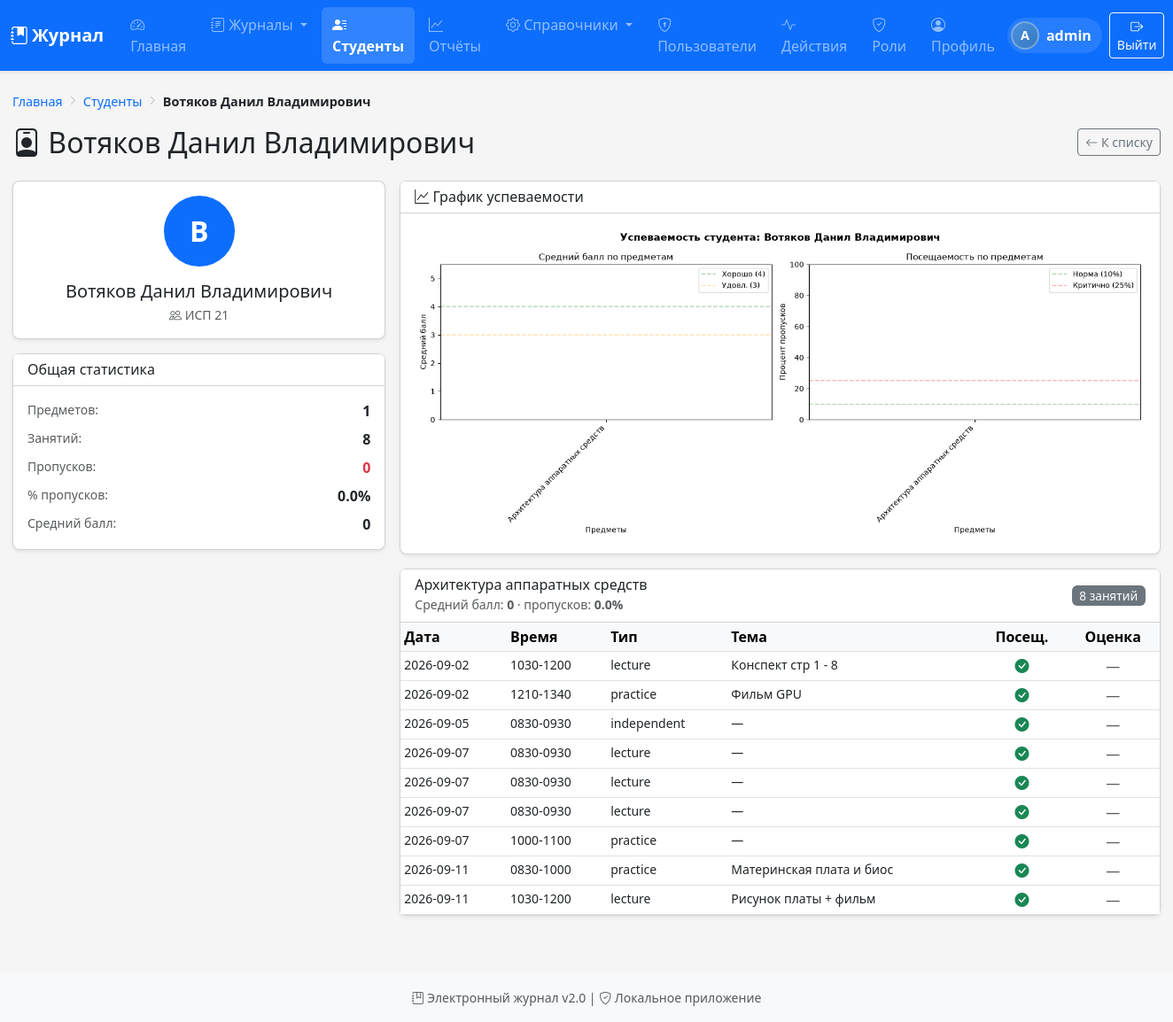
The app's page /student/1 (signed in) with its own data.
### tables this page shows
CREATE TABLE students (
            id INTEGER PRIMARY KEY AUTOINCREMENT,
            group_id INTEGER NOT NULL,
            full_name TEXT NOT NULL,
            FOREIGN KEY (group_id) REFERENCES groups(id) ON DELETE CASCADE
        );

CREATE TABLE groups (
            id INTEGER PRIMARY KEY AUTOINCREMENT,
            name TEXT UNIQUE NOT NULL
        , code TEXT, academic_year_id INTEGER);

CREATE TABLE group_subjects (
            id INTEGER PRIMARY KEY AUTOINCREMENT,
            group_id INTEGER NOT NULL,
            subject_id INTEGER NOT NULL,
            FOREIGN KEY (group_id) REFERENCES groups(id) ON DELETE CASCADE,
            FOREIGN KEY (subject_id) REFERENCES subjects(id) ON DELETE CASCADE,
            UNIQUE(group_id, subject_id)
        );

CREATE TABLE subjects (
            id INTEGER PRIMARY KEY AUTOINCREMENT,
            name TEXT NOT NULL
        );

CREATE TABLE journal_1 (
                    id INTEGER PRIMARY KEY AUTOINCREMENT,
                    student_id INTEGER NOT NULL,
                    date TEXT NOT NULL,
                    time_interval TEXT DEFAULT '',
                    semester INTEGER NOT NULL DEFAULT 1,
                    topic TEXT,
                    type TEXT DEFAULT 'lecture',
                    attendance TEXT DEFAULT 'present',
                    grade TEXT,
                    comment TEXT,
                    FOREIGN KEY (student_id) REFERENCES students(id) ON DELETE CASCADE
                );

### routes.py (the view)
@main_bp.route('/student/<int:sid>')
@login_required
def student_card(sid):
    student = Student.get_by_id(sid)
    if not student:
        flash('Студент не найден', 'danger')
        return redirect(url_for('main.students'))
    group = Group.get_by_id(student['group_id'])
    conn = get_db()
    pairs = conn.execute(
        "SELECT gs.*, s.name as subject_name FROM group_subjects gs JOIN subjects s ON gs.subject_id=s.id WHERE gs.group_id=? ORDER BY s.name",
        (student['group_id'],)
    ).fetchall()
    conn.close()
    subjects_stats = []
    total_absences = 0
    total_lessons = 0
    total_attendances = 0
    total_grades = []
    for pair in pairs:
        stats = JournalManager.get_student_stats(pair['id'], sid)
        if stats:
            semesters = GroupSubject.get_semesters(pair['id'])
            semester_grades = {}
            for sem in semesters:
                grade = SemesterGrade.get_student_grade(sid, pair['id'], sem)
                if grade:
                    semester_grades[sem] = grade
            subjects_stats.append({
                'subject_name': pair['subject_name'],
                'gs_id': pair['id'],
                'total_lessons': stats['total_lessons'],
                'absences': stats['absences'],
                'attendances': stats['attendances'],
                'avg_grade': stats['avg_grade'],
                'grades_list': stats['grades_list'],
                'absence_percent': stats['absence_percent'],
                'semester_grades': semester_grades
            })
            total_absences += stats['absences']
            total_lessons += stats['total_lessons']
            total_attendances += stats['attendances']
            if stats['avg_grade'] > 0:
                total_grades.append(stats['avg_grade'])
    overall = {
        'total_subjects': len(subjects_stats),
        'total_lessons': total_lessons,
        'total_absences': total_absences,
        'total_attendances': total_attendances,
        'overall_absence_percent': round(
            (total_absences / (total_absences + total_attendances) * 100) if (
                                                                                         total_absences + total_attendances) > 0 else 0,
            1
        ),
        'overall_avg_grade': round(sum(total_grades) / len(total_grades), 2) if total_grades else 0
    }
    cf = f'student_{sid}_chart.png'
    cp = os.path.join(Config.STATIC_FOLDER, 'charts', cf)
    os.makedirs(os.path.dirname(cp), exist_ok=True)
    if subjects_stats:
        generate_student_chart(student['full_name'], subjects_stats, cp)
    return render_template('student_card.html', student=student, group=group,
                           subjects_stats=subjects_stats, overall_stats=overall,
                           chart_filename=f'charts/{cf}' if subjects_stats else None)

### journal_manager.py (called while the page is built)
    @staticmethod
    def get_table_name(gs_id):
        return f"journal_{gs_id}"

### models.py (called while the page is built)
def get_db():
    conn = sqlite3.connect(Config.DATABASE)
    conn.row_factory = sqlite3.Row
    conn.execute("PRAGMA foreign_keys = ON")
    return conn

    @staticmethod
    def get_by_id(gid):
        conn = get_db()
        group = conn.execute("SELECT * FROM groups WHERE id = ?", (gid,)).fetchone()
        conn.close()
        return group

    @staticmethod
    def get_by_id(sid):
        conn = get_db()
        student = conn.execute("SELECT * FROM students WHERE id = ?", (sid,)).fetchone()
        conn.close()
        return student

    @staticmethod
    def get_semesters(gsid):
        conn = get_db()
        semesters = conn.execute(
            "SELECT DISTINCT semester FROM group_subject_hours WHERE group_subject_id=? ORDER BY semester",
            (gsid,)
        ).fetchall()
        conn.close()
        return [s['semester'] for s in semesters]

    @staticmethod
    def get_student_grade(student_id, gsid, semester):
        conn = get_db()
        grade = conn.execute(
            "SELECT * FROM student_semester_grades WHERE student_id=? AND group_subject_id=? AND semester=?",
            (student_id, gsid, semester)
        ).fetchone()
        conn.close()
        return grade['grade'] if grade else None

    @staticmethod
    def get_permissions_for_user_via_positions(uid):
        conn = get_db()
        rows = conn.execute('''
            SELECT DISTINCT p.code
            FROM user_positions up
            JOIN position_permissions pp ON pp.position_id = up.position_id
            JOIN permissions p ON p.id = pp.permission_id
            WHERE up.user_id = ?
        ''', (uid,)).fetchall()
        conn.close()
        return [r['code'] for r in rows]

    @staticmethod
    def get_personal_permissions(uid):
        conn = get_db()
        permissions = conn.execute('''
            SELECT p.code FROM permissions p
            JOIN user_permissions up ON p.id=up.permission_id
            WHERE up.user_id=?
        ''', (uid,)).fetchall()
        conn.close()
        return [p['code'] for p in permissions]

    @staticmethod
    def get_user_permissions(uid):
        personal = set(Permission.get_personal_permissions(uid))
        from_roles = set(PositionPermission.get_permissions_for_user_via_positions(uid))
        return sorted(personal | from_roles)

### templates/student_card.html (shortened to what this page needs)
{% extends "base.html" %}
{% from "_breadcrumbs.html" import breadcrumbs %}
{% block breadcrumbs %}
    {{ breadcrumbs([
        ('Главная', url_for('main.dashboard')),
        ('Студенты', url_for('main.students')),
        (student.full_name, None),
    ]) }}
{% endblock %}
{% block content %}
<div class="d-flex flex-wrap justify-content-between align-items-center mb-4 gap-2">
    <h2 class="mb-0">
        <i class="bi bi-person-badge"></i>
        {{ student.full_name }}
    </h2>
    <a href="{{ url_for('main.students') }}" class="btn btn-outline-secondary btn-sm">
        <i class="bi bi-arrow-left"></i> К списку
    </a>
</div>
<div class="row g-3">
    <div class="col-12 col-md-6 col-lg-4">
        <div class="card shadow-sm mb-3">
            <div class="card-body text-center">
                <div class="rounded-circle bg-primary text-white d-inline-flex align-items-center justify-content-center mb-3"
                     style="width:80px; height:80px; font-size:2rem; font-weight:700;">
                    {{ student.full_name[0]|upper }}
                </div>
                <h5 class="mb-1">{{ student.full_name }}</h5>
                <div class="text-muted small">
                    <i class="bi bi-people"></i> {{ group.name }}
                </div>
            </div>
        </div>
        {% if overall_stats %}
        <div class="card shadow-sm">
            <div class="card-header bg-white">
                <h6 class="mb-0">Общая статистика</h6>
            </div>
            <div class="card-body">
                <div class="d-flex justify-content-between mb-2">
                    <span class="text-muted small">Предметов:</span>
                    <strong>{{ overall_stats.total_subjects }}</strong>
                </div>
                <div class="d-flex justify-content-between mb-2">
                    <span class="text-muted small">Занятий:</span>
                    <strong>{{ overall_stats.total_lessons }}</strong>
                </div>
                <div class="d-flex justify-content-between mb-2">
                    <span class="text-muted small">Пропусков:</span>
                    <strong class="text-danger">{{ overall_stats.total_absences }}</strong>
                </div>
                <div class="d-flex justify-content-between mb-2">
                    <span class="text-muted small">% пропусков:</span>
                    <strong>{{ overall_stats.overall_absence_percent }}%</strong>
                </div>
                <div class="d-flex justify-content-between">
                    <span class="text-muted small">Средний балл:</span>
                    <strong>{{ overall_stats.overall_avg_grade }}</strong>
                </div>
            </div>
        </div>
        {% endif %}
    </div>
    <div class="col-12 col-md-6 col-lg-8">
        {% if chart_filename %}
        <div class="card shadow-sm mb-3">
            <div class="card-header bg-white">
                <h6 class="mb-0">
                    <i class="bi bi-graph-up"></i> График успеваемости
                </h6>
            </div>
            <div class="card-body text-center">
                <img src="{{ url_for('static', filename=chart_filename) }}"
                     class="img-fluid" alt="График">
            </div>
        </div>
        {% endif %}
        {% for subject in subjects_stats %}
        <div class="card shadow-sm mb-3">
            <div class="card-header bg-white d-flex justify-content-between align-items-center flex-wrap gap-2">
                <div>
                    <h6 class="mb-0">{{ subject.subject_name }}</h6>
                    <small class="text-muted">
                        Средний балл: <strong>{{ subject.avg_grade }}</strong>
                        &middot; пропусков: <strong>{{ subject.absence_percent }}%</strong>
                    </small>
                </div>
                <span class="badge bg-secondary">{{ subject.total_lessons }} занятий</span>
            </div>
            <div class="table-responsive">
                <table class="table table-sm mb-0">
                    <thead class="table-light">
                        <tr>
                            <th>Дата</th>
                            <th>Время</th>
                            <th>Тип</th>
                            <th>Тема</th>
                            <th class="text-center">Посещ.</th>
                            <th class="text-center">Оценка</th>
                        </tr>
                    </thead>
                    <tbody>
                    {% for g in subject.grades_list %}
                        <tr>
                            <td class="small">{{ g.date }}</td>
                            <td class="small">{{ g.time_interval }}</td>
                            <td class="small">{{ g.type }}</td>
                            <td class="small">{{ g.topic or '—' }}</td>
                            <td class="text-center">
                                {% if g.attendance == 'present' %}
                                    <i class="bi bi-check-circle-fill text-success"></i>
                                {% else %}
                                    <i class="bi bi-x-circle-fill text-danger"></i>
                                {% endif %}
                            </td>
                            <td class="text-center">
                                {% if g.grade %}
                                    <span class="badge bg-primary">{{ g.grade }}</span>
                                {% else %}
                                    <span class="text-muted">—</span>
                                {% endif %}
                            </td>
                        </tr>
                    {% endfor %}
                    </tbody>
                </table>
            </div>
        </div>
        {% endfor %}
    </div>
</div>
{% endblock %}

### templates/_breadcrumbs.html
{% macro breadcrumbs(items) %}
    <ol class="breadcrumbs">
        {% for label, url in items %}
            {% if url %}
                <li><a href="{{ url }}">{{ label }}</a></li>
            {% else %}
                <li><span class="current">{{ label }}</span></li>
            {% endif %}
        {% endfor %}
    </ol>
{% endmacro %}

### static/style.css (style rules this page uses)
body { background-color: #f5f5f5; min-height: 100vh; display: flex; flex-direction: column; }
.badge { font-size: 0.85rem; font-weight: 500; }
.btn { transition: all 0.15s ease; }
.card { border-radius: 8px; transition: transform 0.15s, box-shadow 0.15s; }
.card.shadow-sm { box-shadow: 0 0.125rem 0.25rem rgba(0, 0, 0, 0.075) !important; }

### templates/base.html (style rules this page uses)
.breadcrumbs { display: flex; flex-wrap: wrap; align-items: center; gap: 6px; padding: 0; margin: 0 0 16px 0; list-style: none; font-size: 0.9rem; color: #6c757d; }
.breadcrumbs li { display: inline-flex; align-items: center; gap: 6px; }
.breadcrumbs li + li::before { content: "\F285"; font-family: "bootstrap-icons"; font-size: 0.7rem; color: #adb5bd; }
.breadcrumbs a { color: #0d6efd; text-decoration: none; transition: color 0.15s; }
.breadcrumbs .current { color: #212529; font-weight: 600; }
html { scroll-behavior: smooth; }
body { min-height: 100vh; display: flex; flex-direction: column; }

### records on screen
students: full_name "Вотяков Данил Владимирович", full_name "В"
groups: name "ИСП 21"
group_subjects: subject_name "Архитектура аппаратных средств", avg_grade "0", absence_percent "0.0", total_lessons "8"
journal_1: date "2026-09-02", time_interval "1030-1200", type "lecture", topic "Конспект стр 1 - 8", attendance "present" (drawn)
journal_1: date "2026-09-02", time_interval "1210-1340", type "practice", topic "Фильм GPU", attendance "present" (drawn)
journal_1: date "2026-09-05", time_interval "0830-0930", type "independent", topic "—", attendance "present" (drawn)
journal_1: date "2026-09-07", time_interval "0830-0930", type "lecture", topic "—", attendance "present" (drawn)
journal_1: date "2026-09-07", time_interval "0830-0930", type "lecture", topic "—", attendance "present" (drawn)
journal_1: date "2026-09-07", time_interval "0830-0930", type "lecture", topic "—", attendance "present" (drawn)
journal_1: date "2026-09-07", time_interval "1000-1100", type "practice", topic "—", attendance "present" (drawn)
journal_1: date "2026-09-11", time_interval "0830-1000", type "practice", topic "Материнская плата и биос", attendance "present" (drawn)
journal_1: date "2026-09-11", time_interval "1030-1200", type "lecture", topic "Рисунок платы + фильм", attendance "present" (drawn)

### other values on screen
{{ session.username[0]|upper }} "A"
{{ session.username }} "admin"
{{ label }} "Главная" "Студенты"
{{ overall_stats.total_subjects }} "1"
{{ overall_stats.total_lessons }} "8"
{{ overall_stats.total_absences }} "0"
{{ overall_stats.overall_absence_percent }} "0.0"
{{ overall_stats.overall_avg_grade }} "0"
